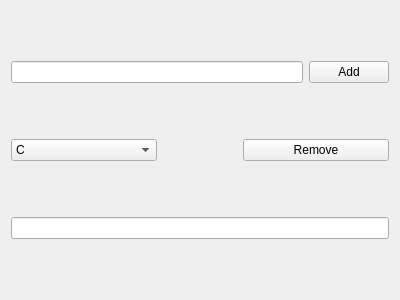
<?xml version="1.0" encoding="UTF-8"?>
<ui version="4.0">
 <class>Form</class>
 <widget class="QWidget" name="Form">
  <property name="geometry">
   <rect>
    <x>0</x>
    <y>0</y>
    <width>400</width>
    <height>300</height>
   </rect>
  </property>
  <property name="windowTitle">
   <string>Form</string>
  </property>
  <layout class="QVBoxLayout" name="verticalLayout">
   <item>
    <layout class="QHBoxLayout" name="horizontalLayout">
     <item>
      <widget class="QLineEdit" name="t1"/>
     </item>
     <item>
      <widget class="QPushButton" name="b1">
       <property name="text">
        <string>Add</string>
       </property>
      </widget>
     </item>
    </layout>
   </item>
   <item>
    <layout class="QHBoxLayout" name="horizontalLayout_3">
     <item>
      <widget class="QComboBox" name="combo1">
       <item>
        <property name="text">
         <string>C</string>
        </property>
       </item>
       <item>
        <property name="text">
         <string>C++</string>
        </property>
       </item>
       <item>
        <property name="text">
         <string>Java</string>
        </property>
       </item>
       <item>
        <property name="text">
         <string>Python</string>
        </property>
       </item>
      </widget>
     </item>
     <item>
      <spacer name="horizontalSpacer">
       <property name="orientation">
        <enum>Qt::Horizontal</enum>
       </property>
       <property name="sizeType">
        <enum>QSizePolicy::Fixed</enum>
       </property>
       <property name="sizeHint" stdset="0">
        <size>
         <width>80</width>
         <height>20</height>
        </size>
       </property>
      </spacer>
     </item>
     <item>
      <widget class="QPushButton" name="b2">
       <property name="text">
        <string>Remove</string>
       </property>
      </widget>
     </item>
    </layout>
   </item>
   <item>
    <widget class="QLineEdit" name="t2"/>
   </item>
  </layout>
 </widget>
 <resources/>
 <connections/>
</ui>
